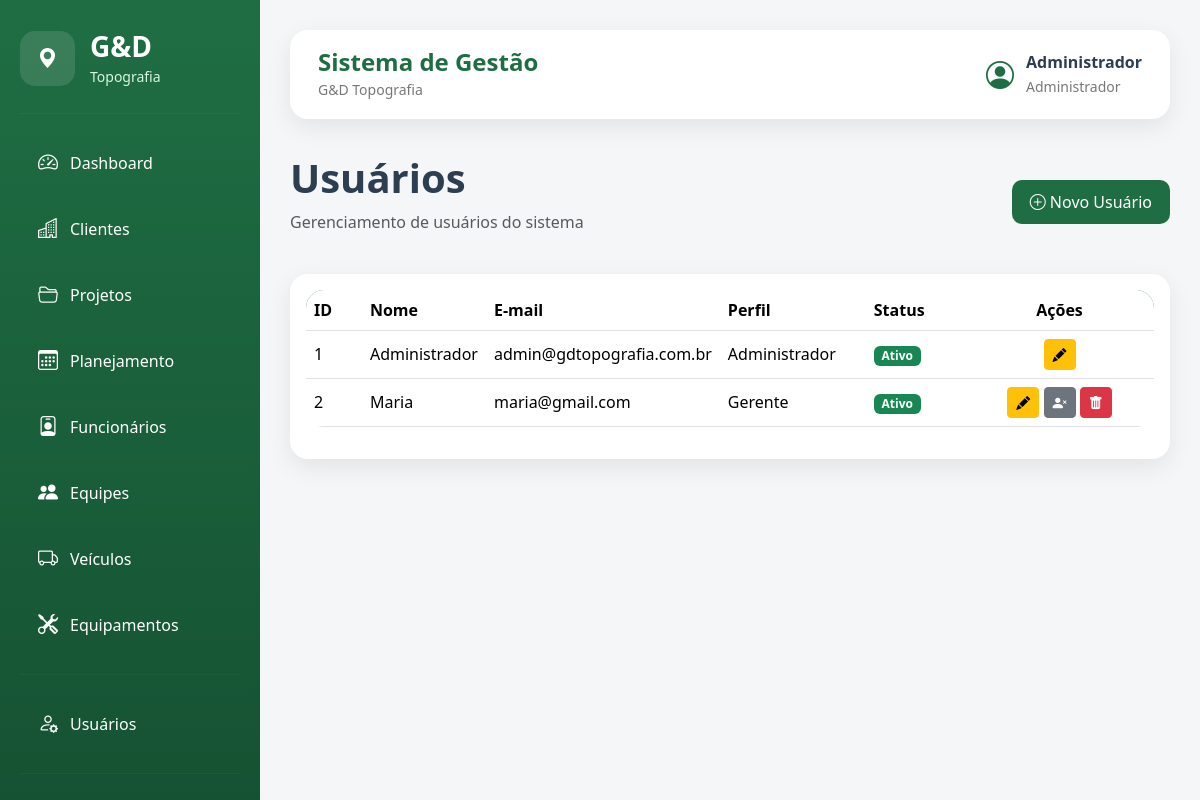
/usuarios (signed in), run on the app's committed database.
### models/usuario.py (models this page shows, shortened)
class Usuario(UserMixin, db.Model):
    __tablename__ = "usuarios"
    id = db.Column(db.Integer, primary_key=True)
    nome = db.Column(db.String(100), nullable=False)
    email = db.Column(db.String(120), unique=True, nullable=False)
    senha = db.Column(db.String(255), nullable=False)
    perfil = db.Column(
        db.String(50),
        nullable=False,
        default="Administrador"
    )
    ativo = db.Column(
        db.Boolean,
        nullable=False,
        default=True
    )
    data_criacao = db.Column(
        db.DateTime,
        default=datetime.utcnow
    )
    ultimo_login = db.Column(
        db.DateTime,
        nullable=True
    )
    ultimo_acesso = db.Column(
        db.DateTime,
        nullable=True
    )
    foto = db.Column(
        db.String(255),
        nullable=True
    )
    telefone = db.Column(
        db.String(20),
        nullable=True
    )
    observacoes = db.Column(
        db.Text,
        nullable=True
    )

### routes/usuarios.py (the view)
@usuarios.route("/usuarios")
@login_required
def listar_usuarios():
    if not somente_admin():
        return redirect("/")
    lista = Usuario.query.order_by(Usuario.nome).all()
    return render_template(
        "usuarios.html",
        usuarios=lista
    )

### app.py (called while the page is built)
@app.context_processor
def inject_csrf_token():
    return dict(csrf_token=generate_csrf)

@login_manager.user_loader
def load_user(user_id):
    return Usuario.query.get(int(user_id))

### routes/usuarios.py (called while the page is built)
def somente_admin():
    if current_user.perfil != "Administrador":
        flash("Você não possui permissão para acessar esta área.", "danger")
        return False
    return True

### templates/usuarios.html (shortened to what this page needs)
{% extends "layout/base.html" %}
{% block content %}
<div class="d-flex justify-content-between align-items-center mb-4">
    <div>
        <h1 class="fw-bold">Usuários</h1>
        <p class="text-muted">
            Gerenciamento de usuários do sistema
        </p>
    </div>
    <a href="{{ url_for('usuarios.novo_usuario') }}" class="btn btn-success">
        <i class="bi bi-plus-circle"></i>
        Novo Usuário
    </a>
</div>
<div class="card">
    <div class="card-body">
        <div class="table-responsive">
            <table class="table table-hover align-middle">
                <thead>
                    <tr>
                        <th width="70">ID</th>
                        <th>Nome</th>
                        <th>E-mail</th>
                        <th width="160">Perfil</th>
                        <th width="120">Status</th>
                        <th width="270" class="text-center">Ações</th>
                    </tr>
                </thead>
                <tbody>
                {% if usuarios %}
                    {% for usuario in usuarios %}
                    <tr>
                        <td>{{ usuario.id }}</td>
                        <td>{{ usuario.nome }}</td>
                        <td>{{ usuario.email }}</td>
                        <td>{{ usuario.perfil }}</td>
                        <td>
                            {% if usuario.ativo %}
                                <span class="badge bg-success">
                                    Ativo
                                </span>
                            {% else %}
                                <span class="badge bg-danger">
                                    Inativo
                                </span>
                            {% endif %}
                        </td>
                        <td class="text-center">
                            <a href="{{ url_for('usuarios.editar_usuario', id=usuario.id) }}"
                               class="btn btn-warning btn-sm"
                               title="Editar">
                                <i class="bi bi-pencil-fill"></i>
                            </a>
                            {% if usuario.ativo %}
                                {% if usuario.id != current_user.id %}
                                <a href="{{ url_for('usuarios.desativar_usuario', id=usuario.id) }}"
                                   class="btn btn-secondary btn-sm"
                                   title="Desativar"
                                   onclick="return confirm('Deseja desativar este usuário?')">
                                    <i class="bi bi-person-x-fill"></i>
                                </a>
                                {% endif %}
                            {% else %}
                                <a href="{{ url_for('usuarios.ativar_usuario', id=usuario.id) }}"
                                   class="btn btn-success btn-sm"
                                   title="Ativar">
                                    <i class="bi bi-person-check-fill"></i>
                                </a>
                            {% endif %}
                            {% if usuario.id != current_user.id %}
                            <a href="{{ url_for('usuarios.excluir_usuario', id=usuario.id) }}"
                               class="btn btn-danger btn-sm"
                               title="Excluir"
                               onclick="return confirm('Deseja realmente excluir este usuário?')">
                                <i class="bi bi-trash-fill"></i>
                            </a>
                            {% endif %}
                        </td>
                    </tr>
                    {% endfor %}
                {% else %}
                    <tr>
                        <td colspan="6" class="text-center text-muted py-4">
                            Nenhum usuário cadastrado.
                        </td>
                    </tr>
                {% endif %}
                </tbody>
            </table>
        </div>
    </div>
</div>
{% endblock %}

### templates/layout/base.html (shortened to what this page needs)
<!DOCTYPE html>
<html lang="pt-BR">
<head>
    <link href="https://cdn.jsdelivr.net/npm/bootstrap@5.3.3/dist/css/bootstrap.min.css" rel="stylesheet">
    <link href="https://cdn.jsdelivr.net/npm/bootstrap-icons@1.11.3/font/bootstrap-icons.css" rel="stylesheet">
    <link rel="stylesheet" href="{{ url_for('static', filename='css/style.css') }}">
</head>
<body>
    <div class="sidebar">
        <div class="logo">
            <div class="logo-icon">
                <i class="bi bi-geo-alt-fill"></i>
            </div>
            <div>
                <h3>G&D</h3>
                <small>Topografia</small>
            </div>
        </div>
        <hr>
        <a href="{{ url_for('dashboard.inicio') }}">
            <i class="bi bi-speedometer2"></i>
            <span>Dashboard</span>
        </a>
        <a href="{{ url_for('clientes.listar_clientes') }}">
            <i class="bi bi-buildings"></i>
            <span>Clientes</span>
        </a>
        <a href="{{ url_for('projetos.listar_projetos') }}">
            <i class="bi bi-folder2-open"></i>
            <span>Projetos</span>
        </a>
        <a href="{{ url_for('planejamento.listar_planejamento') }}">
            <i class="bi bi-calendar3"></i>
            <span>Planejamento</span>
        </a>
        <a href="{{ url_for('funcionarios.listar_funcionarios') }}">
            <i class="bi bi-person-badge"></i>
            <span>Funcionários</span>
        </a>
        <a href="{{ url_for('equipes.listar_equipes') }}">
            <i class="bi bi-people-fill"></i>
            <span>Equipes</span>
        </a>
        <a href="{{ url_for('veiculos.listar_veiculos') }}">
            <i class="bi bi-truck"></i>
            <span>Veículos</span>
        </a>
        <a href="{{ url_for('equipamentos.listar_equipamentos') }}">
            <i class="bi bi-tools"></i>
            <span>Equipamentos</span>
        </a>
        <hr>
        <a href="{{ url_for('usuarios.listar_usuarios') }}">
            <i class="bi bi-person-gear"></i>
            <span>Usuários</span>
        </a>
        <hr>
        <a href="{{ url_for('auth.logout') }}">
        </a>
    </div>
    <div class="conteudo">
        <div class="topbar">
            <div>
                <h4>Sistema de Gestão</h4>
                <small>G&D Topografia</small>
            </div>
            <div class="topbar-right">
                <div class="usuario">
                    <i class="bi bi-person-circle fs-3"></i>
                    <div>
                        <strong>
                            {{ current_user.nome }}
                        </strong>
                        <small>
                            {{ current_user.perfil }}
                        </small>
                    </div>
                </div>
            </div>
        </div>
        {% block content %}
        {% endblock %}
    </div>
</body>
</html>

### static/css/style.css (style rules this page uses)
:root { --verde-principal:#1F6E43; --verde-secundario:#2E8B57; --verde-escuro:#155233; --cinza-claro:#F4F6F8; --cinza:#D8DEE4; --texto:#2C3E50; --branco:#FFFFFF; --sombra:0 8px 25px rgba(0,0,0,.08); --radius:18px; }
* { margin:0; padding:0; box-sizing:border-box; }
body { background:var(--cinza-claro); font-family:"Segoe UI",Tahoma,Geneva,Verdana,sans-serif; color:var(--texto); overflow-x:hidden; }
.sidebar { position:fixed; top:0; left:0; width:260px; height:100vh; background:linear-gradient( 180deg, var(--verde-principal), var(--verde-escuro) ); color:white; padding:30px 20px; overflow-y:auto; overflow-x:hidden; z-index:1000; }
.logo { display:flex; align-items:center; gap:15px; margin-bottom:25px; }
.logo-icon { width:55px; height:55px; border-radius:15px; background:rgba(255,255,255,.12); display:flex; align-items:center; justify-content:center; font-size:28px; }
.logo h3 { margin:0; font-weight:700; }
.logo small { color:#d9f6df; }
.sidebar hr { border-color:rgba(255,255,255,.15); margin:20px 0; }
.sidebar a { display:flex; align-items:center; gap:12px; color:white; text-decoration:none; padding:14px 18px; border-radius:12px; margin-bottom:8px; transition:.25s; }
.sidebar i { font-size:20px; }
.conteudo { margin-left:260px; width:calc(100% - 260px); min-height:100vh; padding:30px; }
.topbar { background:white; border-radius:18px; padding:18px 28px; display:flex; justify-content:space-between; align-items:center; margin-bottom:35px; box-shadow:var(--sombra); }
.topbar h4 { margin:0; color:var(--verde-principal); font-weight:700; }
.topbar small { color:#777; }
.topbar-right { display:flex; align-items:center; gap:20px; }
.usuario { display:flex; align-items:center; gap:12px; }
.usuario i { color:var(--verde-principal); }
.usuario strong { display:block; }
.usuario small { color:#777; }
.btn-success { background:var(--verde-principal); border:none; border-radius:10px; padding:10px 18px; }
.card { border:none; border-radius:18px; box-shadow:var(--sombra); }
.table { background:white; border-radius:18px; overflow:hidden; }
.table thead { background:var(--verde-principal); color:white; }
.table td { vertical-align:middle; }

### data on the page
Usuario: nome "Administrador", perfil "Administrador", id "1", email "admin@gdtopografia.com.br", ativo "Ativo"
Usuario: id "2", nome "Maria", email "maria@gmail.com", perfil "Gerente", ativo "Ativo"
